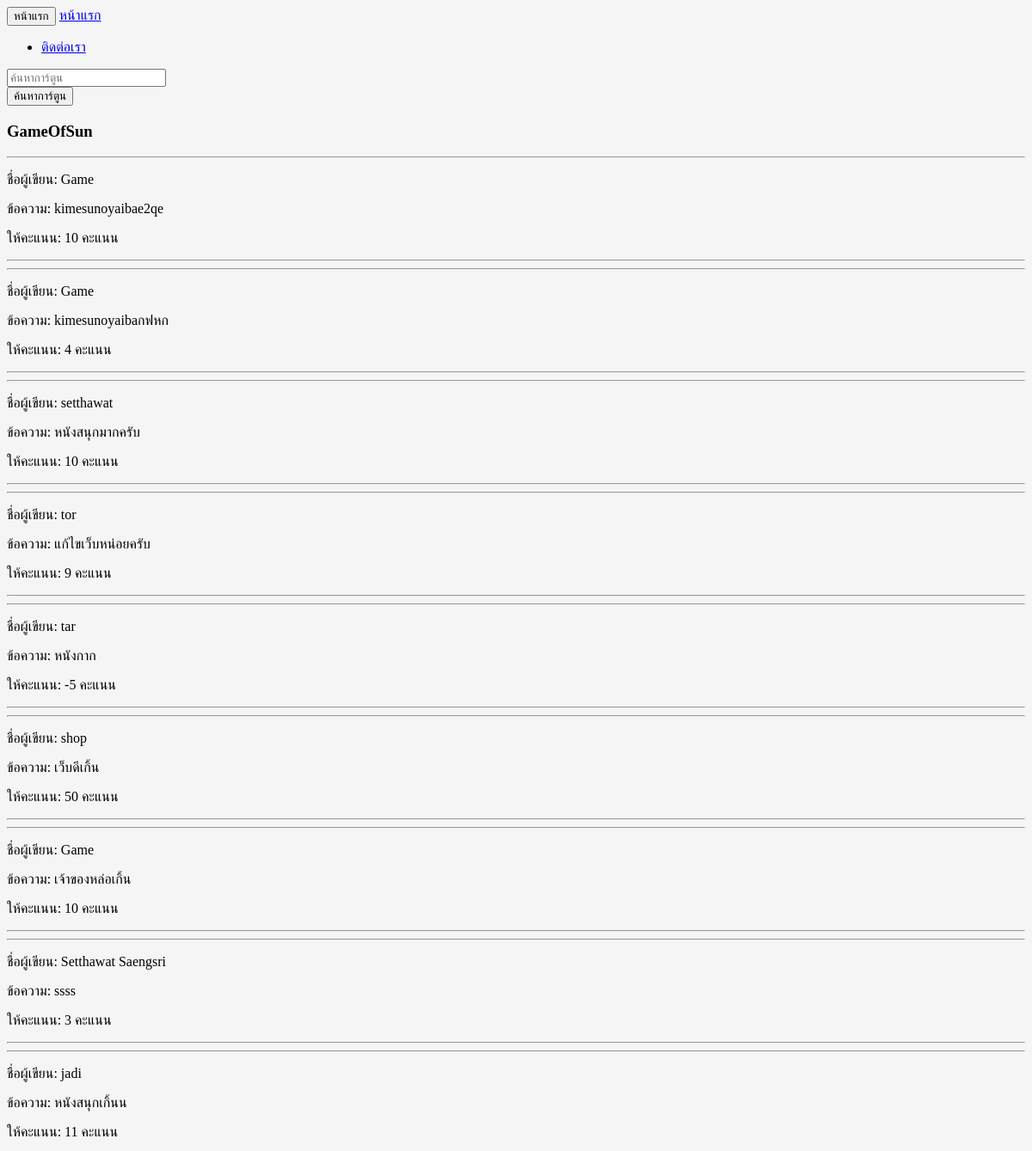
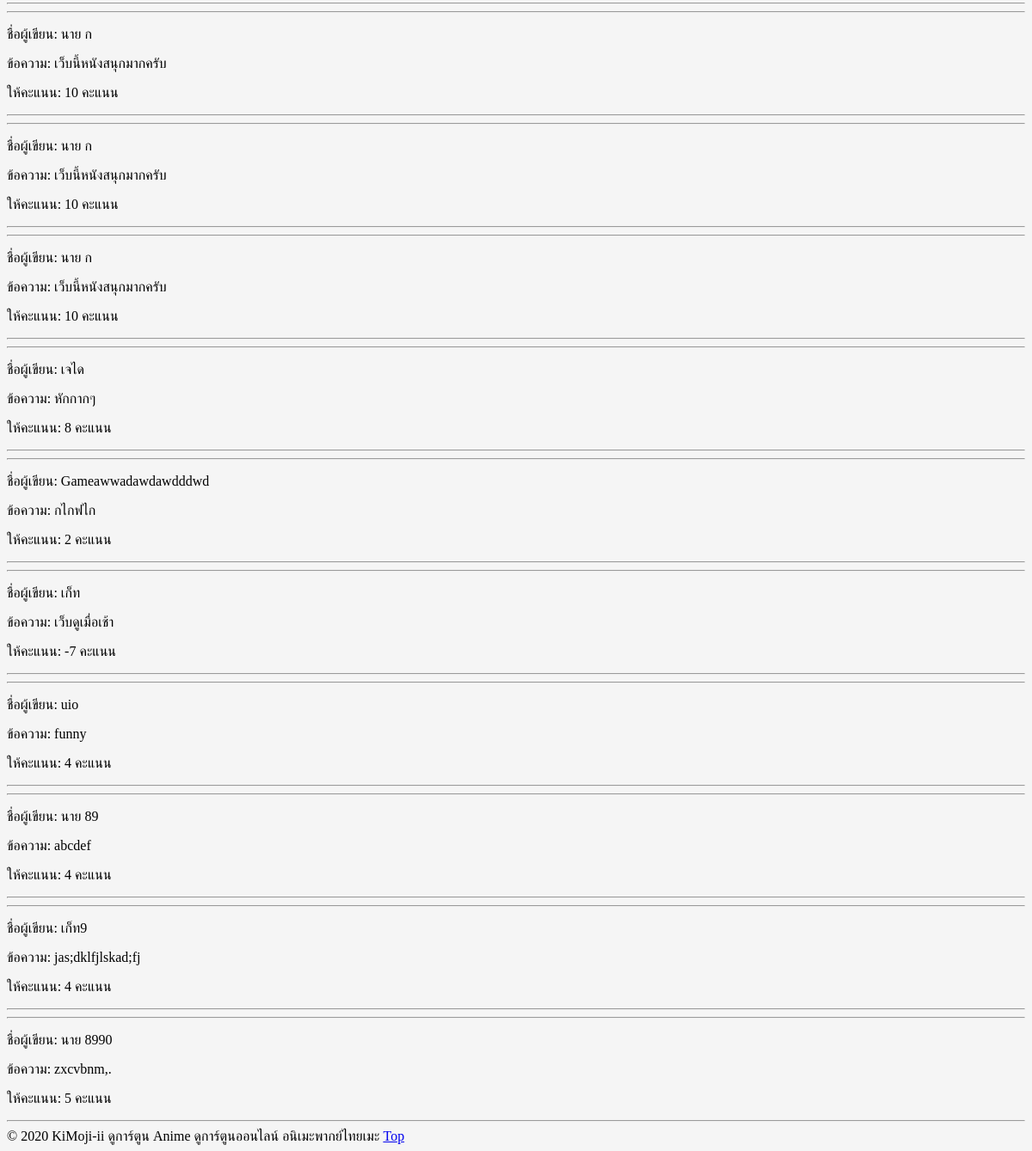
/Rating/, run on an earlier commit of the app's database (2 pictures, top to bottom).
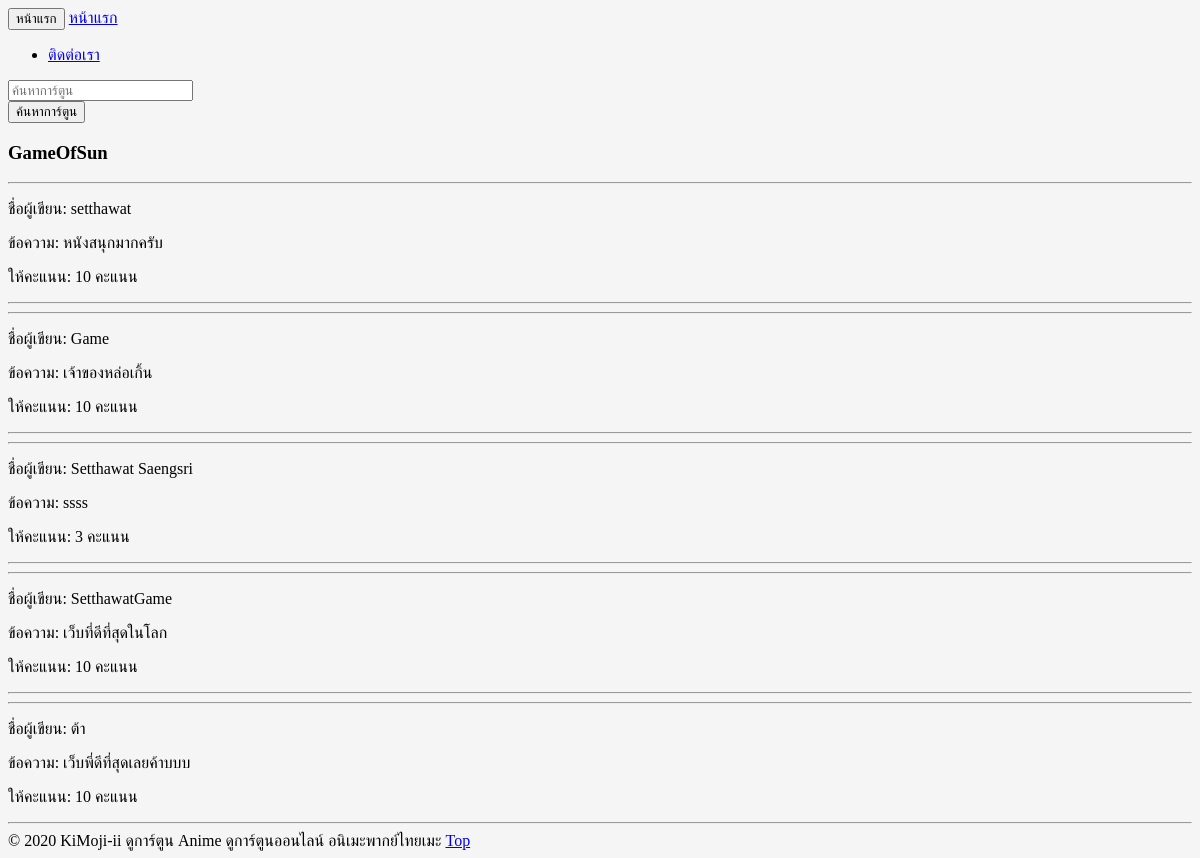
And on a later commit of the database.
### myweb/models.py (models this page shows)
class comment(models.Model):
    namewrite = models.CharField(max_length=200)
    detail = models.CharField(max_length=1000)
    rating = models.IntegerField(default=0, max_length=10)
    def __str__(self):
        return f'{self.namewrite} - {self.detail} - {self.rating}'

### myweb/views.py (the view)
# urls.py: path('Rating/',views.Rating, name='rating')
def Rating(req):
    Truecomments = Comments.objects.all()
    for i in Truecomments:
        print(i)
    return render(req, 'myweb/rating.html',{'Truecomments':Truecomments})

### myweb/templates/myweb/rating.html (shortened to what this page needs)
<!DOCTYPE html>
<html prefix="og: https://ogp.me/ns#" lang="th">
<head>
<link href="https://www.anime-sugoi.com/css/carousel.css?v=6" rel="stylesheet">
<link href="https://www.anime-sugoi.com/css/theme/3 red slate.css?v=6" rel="stylesheet">
<link href="https://www.anime-sugoi.com/css/lnwphp.in.th.css?v=6" rel="stylesheet">
<link href="https://www.anime-sugoi.com/css/Genericons/genericons.css?v=6" rel="stylesheet">
<link href="https://www.anime-sugoi.com/js/jquery.bxslider/jquery.bxslider.css" rel="stylesheet" />
</head>
<body style="background: #f5f5f5 url(https://www.anime-sugoi.com/upload/335357af810d85d0409c3f977744e18fo.jpg?v=6);background-repeat: repeat;background-attachment: fixed;background-position: center;">
<div class="navbar navbar-default navbar-fixed-top" role="navigation">
<div class="container">
<div class="navbar-header">
<button type="button" class="navbar-toggle" data-toggle="collapse" data-target=".navbar-collapse">
<span class="sr-only">หน้าแรก</span>
</button>
<a class="navbar-brand" href="/index">หน้าแรก</a>
</div>
<div class="navbar-collapse collapse">
<ul class="nav navbar-nav">
<li><a href="/one">ติดต่อเรา</a></li>
</ul>
<form class="navbar-form navbar-right" action="https://www.anime-sugoi.com/index.php" role="search">
<div class="form-group">
<input name="search" type="text" id="show_arti_topic" class="form-control" placeholder="ค้นหาการ์ตูน" value="">
</div>
<button type="submit" class="btn btn-sm btn-success">ค้นหาการ์ตูน</button>
</form>
</div>
</div>
</div> <div class="container">
<div class="row">
<div class="col-lg-9">
<div class="panel panel-danger">
<div class="panel-heading">
<h3 class="panel-title">GameOfSun</h3>
</div>
<div class="panel-body">
	{% for i in Truecomments %}
	<div><hr>
	    <p>
	    ชื่อผู้เขียน: {{ i.namewrite }}
	    </p>
	    <p>
	    ข้อความ: {{ i.detail }}
	    </p>
	    <p>
	    ให้คะแนน: {{ i.rating}} คะแนน
	    </p>
    </div><hr>
	{% endfor %}
<div class="clearfix visible-xs"></div> </div>
</div>
</div>
</div>
</div>
<footer class="jumbotron footer">
<div class="container">
<div class="row">
<div class="col-md-9">
<span>&copy;                       2020 KiMoji-ii ดูการ์ตูน Anime ดูการ์ตูนออนไลน์ อนิเมะพากย์ไทยเมะ </span>
<a title="ขึ้นบนสุด" href="#0" class="cd-top">Top</a>
</div>
</div>
</div>
</footer>
<script src="https://ajax.cloudflare.com/cdn-cgi/scripts/7089c43e/cloudflare-static/rocket-loader.min.js" data-cf-settings="2d111c72b9eb7f769b59c701-|49" defer=""></script></body>
</html>

What changed in the data, as far as the page shows it:
removed comment: namewrite "Game", detail "kimesunoyaibae2qe", rating "10"
removed comment: namewrite "Game", detail "kimesunoyaibaกฟหก", rating "4"
removed comment: namewrite "tor", detail "แก้ไขเว็บหน่อยครับ", rating "9"
removed comment: namewrite "tar", detail "หนังกาก", rating "-5"
removed comment: namewrite "shop", detail "เว็บดีเกิ้น", rating "50"
removed comment: namewrite "jadi", detail "หนังสนุกเกิ้นน", rating "11"
removed comment: namewrite "นาย ก", detail "เว็บนี้หนังสนุกมากครับ", rating "10"
removed comment: namewrite "นาย ก", detail "เว็บนี้หนังสนุกมากครับ", rating "10"
removed comment: namewrite "นาย ก", detail "เว็บนี้หนังสนุกมากครับ", rating "10"
removed comment: namewrite "เจได", detail "หักกากๆ", rating "8"
removed comment: namewrite "Gameawwadawdawdddwd", detail "กไกฟไก", rating "2"
removed comment: namewrite "เก็ท", detail "เว็บดูเมื่อเช้า", rating "-7"
removed comment: namewrite "uio", detail "funny", rating "4"
removed comment: namewrite "นาย 89", detail "abcdef", rating "4"
removed comment: namewrite "เก็ท9", detail "jas;dklfjlskad;fj", rating "4"
removed comment: namewrite "นาย 8990", detail "zxcvbnm,.", rating "5"
added comment: namewrite "SetthawatGame", detail "เว็บที่ดีที่สุดในโลก", rating "10"
added comment: namewrite "ต้า", detail "เว็บพี่ดีที่สุดเลยค้าบบบ", rating "10"
